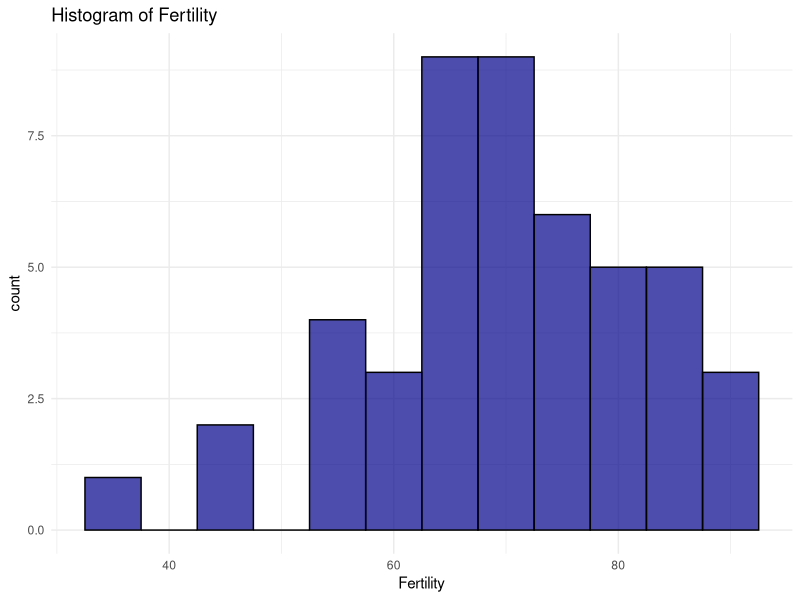
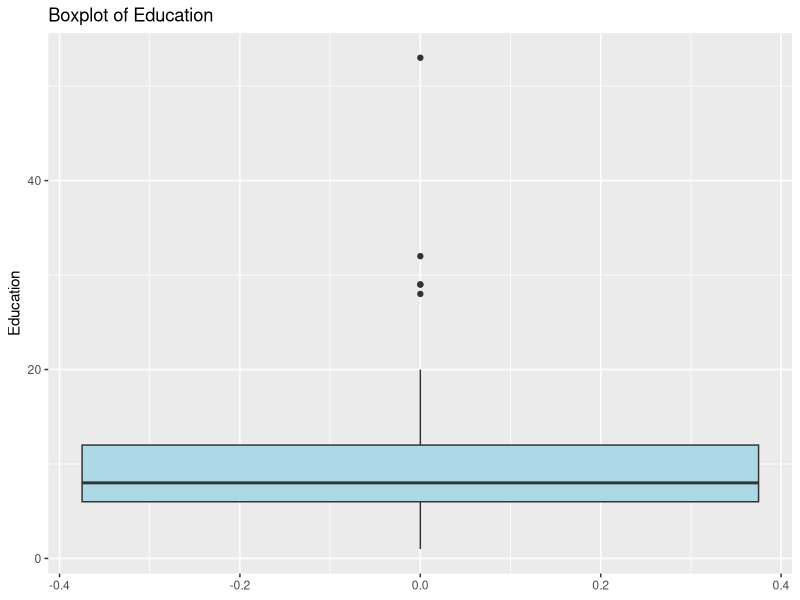
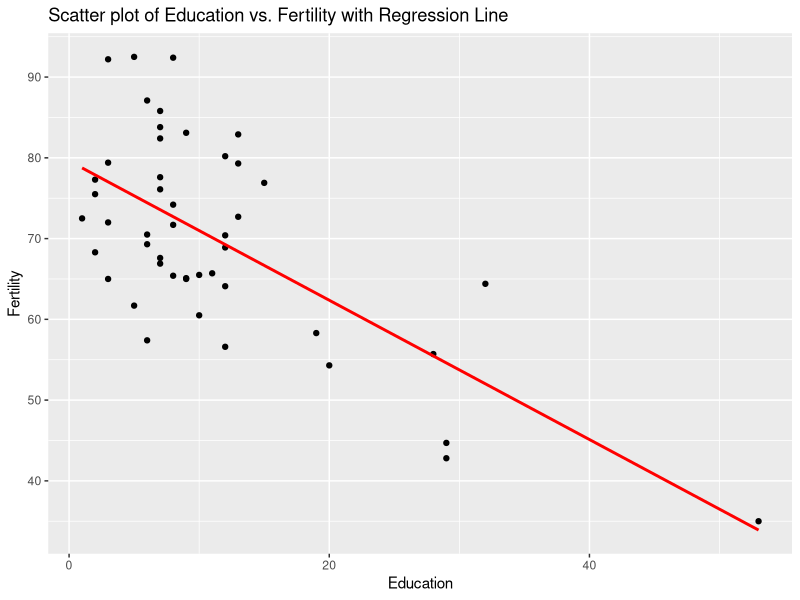
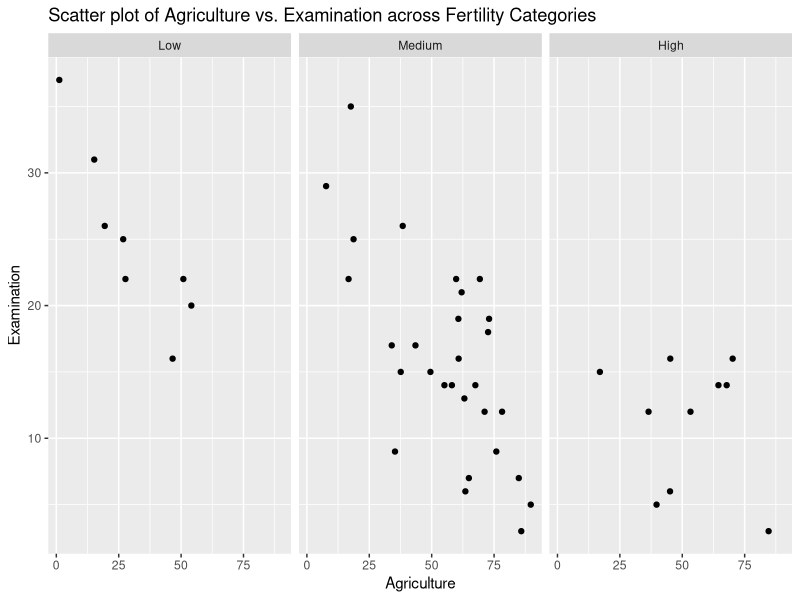

Reproduce these figures in R, in order.
# Exercise L: Visualizing Data
# Sample Solution

# Required Libraries
library(tidyverse)

# 1. Load the dataset swiss.csv or call data(swiss). 
data(swiss)

# 2. Print the last 3 observations of the dataset, and create summary statistics 
# for all variables.
print(tail(n = 3, swiss))
print(summary(swiss))

# 3. Create new variables "UrbanizationRate" and "FertilityCategory".
# "Urbanization" should be the inverse of "Agriculture".
# "FertilityCategory" is a factor variable, if Fertility is between 0 and 60, 
# it is low, between 60 and 80 it is medium, and between 80 and 100 it is high.
# Hint: you can use the function "cut". Use "?cut" for help.
swiss$UrbanizationRate <- 100 - swiss$Agriculture
swiss$FertilityCategory <- cut(swiss$Fertility, breaks=c(0, 60, 80, 100), labels=c("Low", "Medium", "High"))

# 4. Visualization
# Create a histogram of the Fertility variable, fill the bars dark blue
# and change the theme. 
# Hint: use "geom_histogram"
ggplot(swiss, aes(x = Fertility)) +
  geom_histogram(binwidth=5, fill="darkblue", color="black", alpha=0.7) +
  ggtitle("Histogram of Fertility") +
  theme_minimal()

# 5. Create a boxplot of the variable "Education".
# Hint: use "geom_boxplot"
ggplot(swiss, aes(y = Education)) +
  geom_boxplot(fill="lightblue") +
  ggtitle("Boxplot of Education")

# 6. Create a scatter plot of Education and Fertility and add a regression line.
ggplot(swiss, aes(x = Education, y = Fertility)) +
  geom_point() +
  geom_smooth(method = "lm", se = FALSE, color = "red") +
  ggtitle("Scatter plot of Education vs. Fertility with Regression Line")

# 7. Create scatter plots between "Agriculture" and "Examination" for each
# of the three Fertility categories we created earlier.
# Hint: use "facet_wrap"
ggplot(swiss, aes(x = Agriculture, y = Examination)) +
  geom_point() +
  facet_wrap(~ FertilityCategory) +
  ggtitle("Scatter plot of Agriculture vs. Examination across Fertility Categories")
